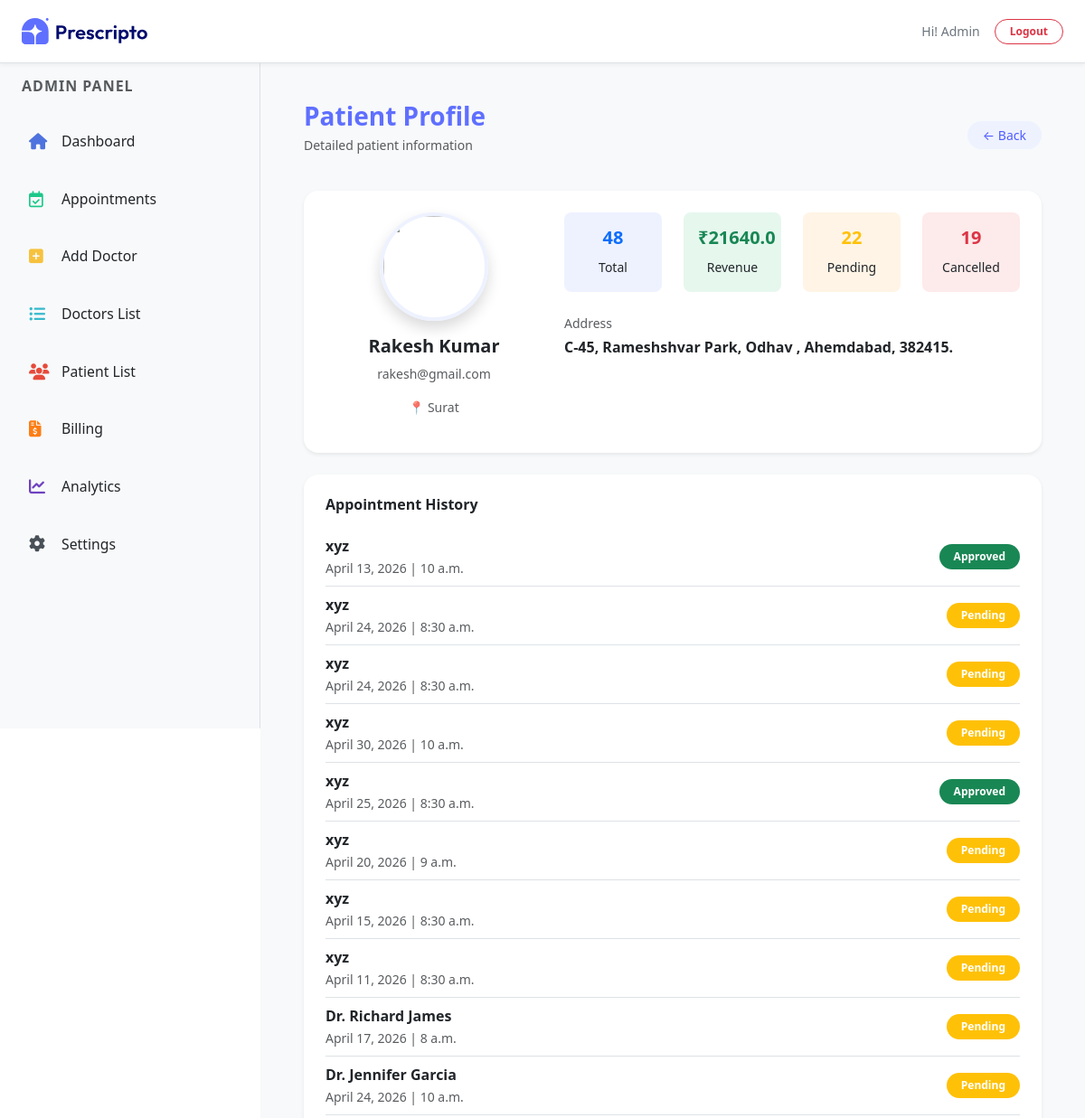
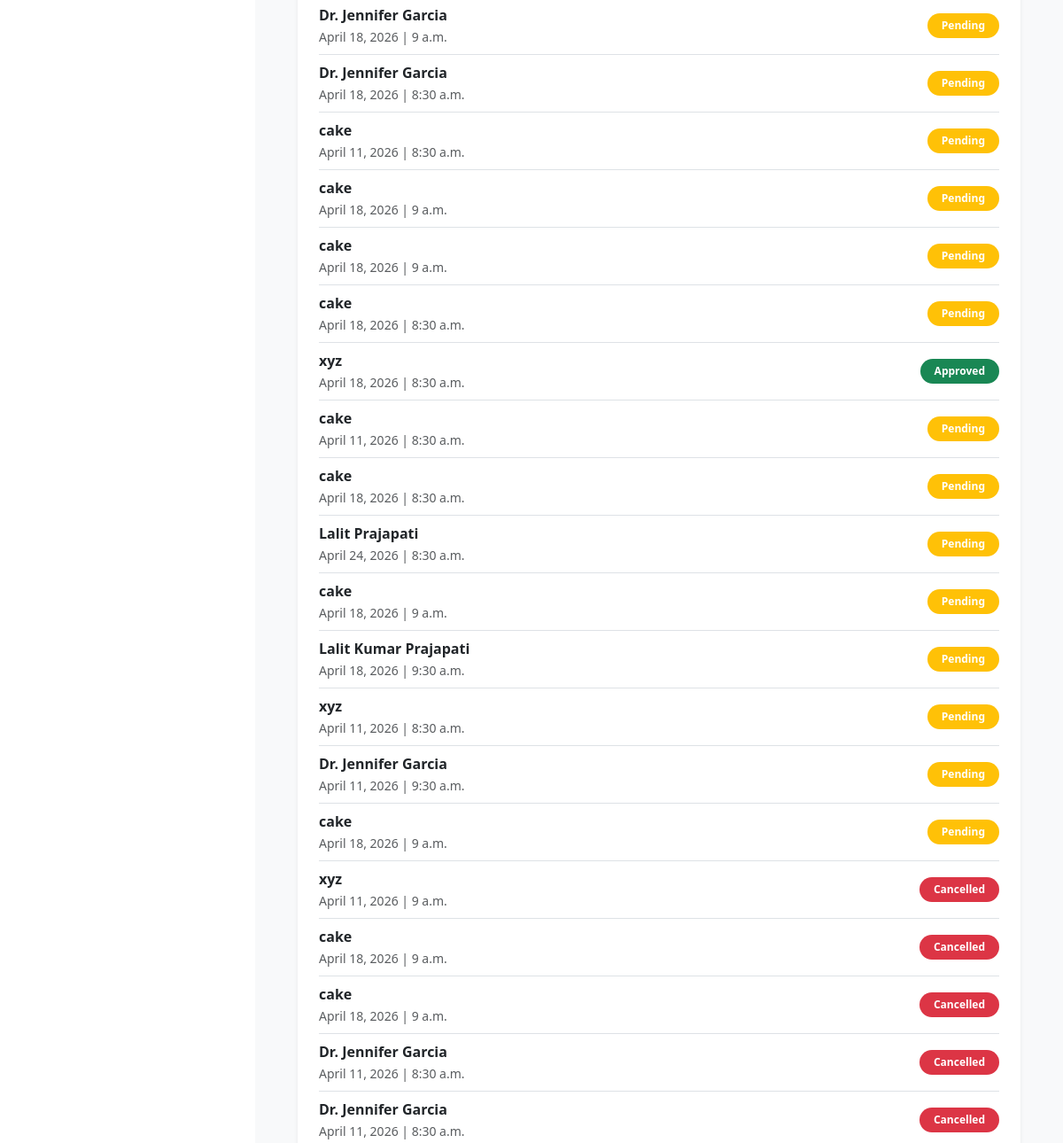
/patient/4/ (signed in, upper part), run on an earlier commit of the app's database (2 pictures, top to bottom).
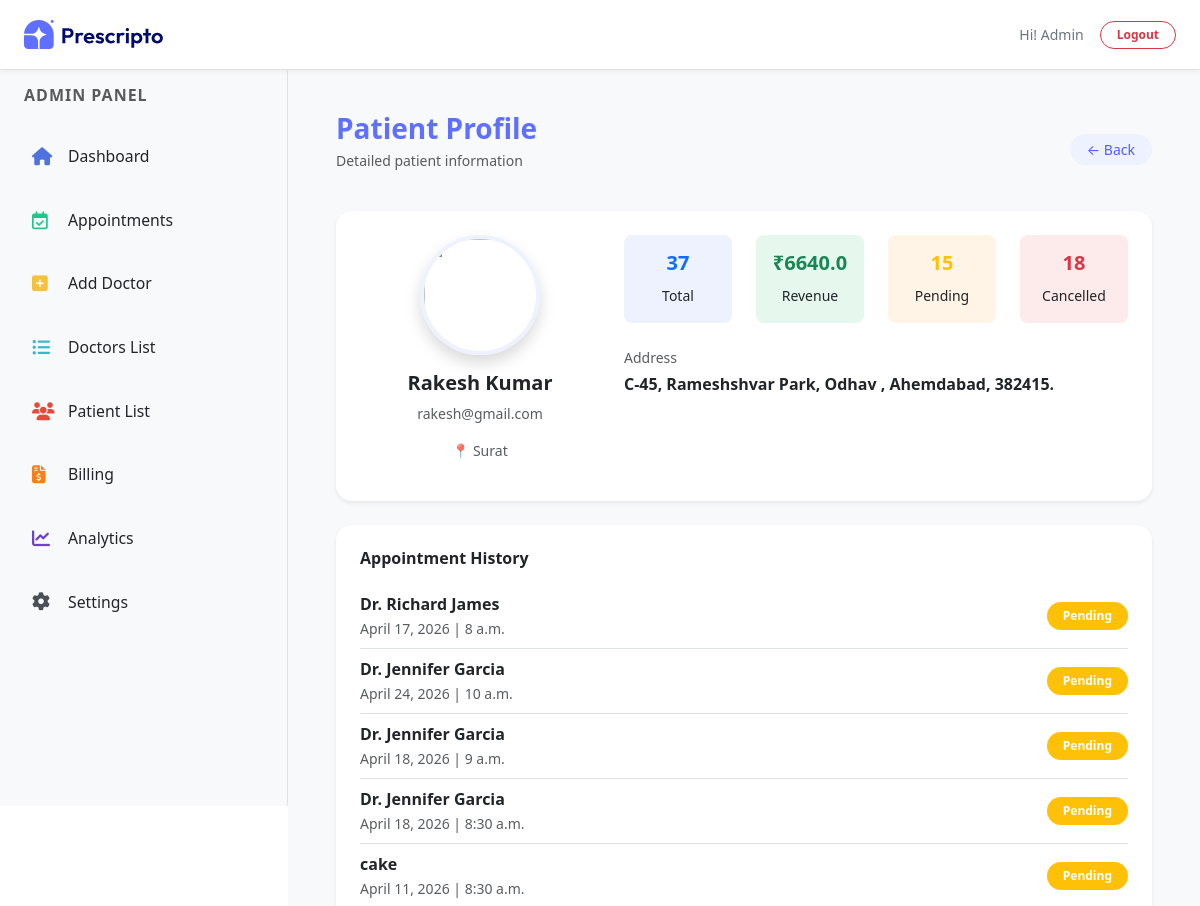
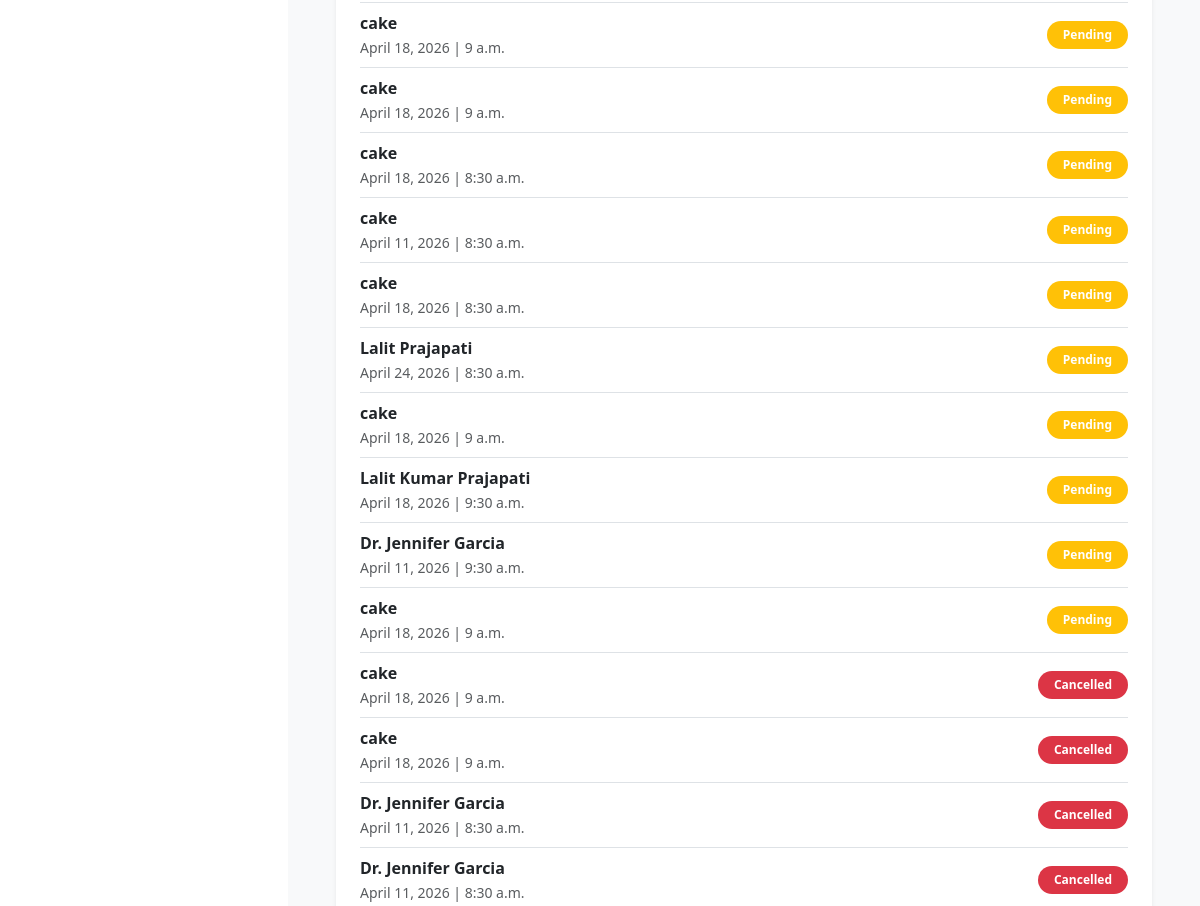
And on a later commit of the database (2 pictures, top to bottom).
### appointment/models.py (models this page shows, shortened)
class Appointment(models.Model):
    STATUS_CHOICES = (
        ('Pending', 'Pending'),
        ('Approved', 'Approved'),
        ('Cancelled', 'Cancelled'),
    )
    PAYMENT_METHOD = (
        ('Cash', 'Cash'),
        ('Online', 'Online'),
    )
    user = models.ForeignKey(
        Patients,
        on_delete=models.CASCADE,
        related_name='appointments'
    )
    doctor = models.ForeignKey(Doctor, on_delete=models.CASCADE)
    appointment_date = models.DateField()
    appointment_time = models.TimeField()
    status = models.CharField(max_length=10, choices=STATUS_CHOICES, default='Pending')
    payment_method = models.CharField(max_length=10, choices=PAYMENT_METHOD, default='Cash')
    is_billed = models.BooleanField(default=False)
    created_at = models.DateTimeField(auto_now_add=True)

class Doctor(models.Model):
    image = CloudinaryField('image', folder='doctor_image')
    name = models.CharField(max_length=100)
    email = models.EmailField()
    username = models.CharField(max_length=255, unique=True)
    password = models.CharField(max_length=100)
    experience = models.IntegerField()
    fees = models.FloatField()
    category = models.ForeignKey(Category, on_delete=models.CASCADE)
    degree = models.CharField(max_length=50)
    about = models.TextField()
    address = models.TextField()
    available = models.BooleanField(default=True)

### appointment/views.py (the view)
# urls.py: path('patient/<int:id>/', views.patient_detail, name='patient_detail'),
@login_required(login_url='/dash_login')
@staff_member_required
def patient_detail(request, id):
    patient = get_object_or_404(Patients, id=id)
    stats = Appointment.objects.filter(user=patient).aggregate(
        total_appointments=Count('id'),
        total_bill=Sum('doctor__fees', filter=Q(status='Approved')),
        pending=Count('id', filter=Q(status='Pending')),
        cancelled=Count('id', filter=Q(status='Cancelled')),
    )
    appointments = Appointment.objects.filter(user=patient).order_by('-created_at')
    context = {
        'patient': patient,
        'appointments': appointments,
        'stats': stats,
        'action': 'patient_detail',
        "role": "admin"
    }
    return render(request, 'dashboard/patient_detail.html', context)

### templates/dashboard/patient_detail.html (shortened to what the changed rows need)
{% extends "dashboard/layout.html" %}
{% load static %}
{% block contant %}
<section class="p-5 bg-light" style="width: 100%; margin-top: 64px; margin-left: 18rem; padding: 20px;">
    <div class="bg-white rounded-4 shadow-sm p-4 mb-4" data-aos="fade-up">
        <div class="row">
            <div class="col-md-8">
                <div class="row text-center">
                    <div class="col-3">
                        <div class="p-3 rounded-3"
                            style="background:#eef2ff;">
                            <h5 class="fw-bold text-primary">
                                {{ stats.total_appointments|default:"0" }}
                            </h5>
                            <small>Total</small>
                        </div>
                    </div>
                    <div class="col-3">
                        <div class="p-3 rounded-3"
                            style="background:#e6f7ee;">
                            <h5 class="fw-bold text-success">
                                ₹{{ stats.total_bill|default:"0" }}
                            </h5>
                            <small>Revenue</small>
                        </div>
                    </div>
                    <div class="col-3">
                        <div class="p-3 rounded-3"
                            style="background:#fff4e5;">
                            <h5 class="fw-bold text-warning">
                                {{ stats.pending|default:"0" }}
                            </h5>
                            <small>Pending</small>
                        </div>
                    </div>
                    <div class="col-3">
                        <div class="p-3 rounded-3"
                            style="background:#fdeaea;">
                            <h5 class="fw-bold text-danger">
                                {{ stats.cancelled|default:"0" }}
                            </h5>
                            <small>Cancelled</small>
                        </div>
                    </div>
                </div>
            </div>
        </div>
    </div>
    <div class="bg-white rounded-4 shadow-sm p-4" data-aos="fade-up">
        {% for app in appointments %}
        <div class="d-flex justify-content-between align-items-center border-bottom py-2">
            <div>
                <p class="mb-0 fw-semibold">{{ app.doctor.name }}</p>
                <small class="text-muted">
                    {{ app.appointment_date }} | {{ app.appointment_time }}
                </small>
            </div>
            <span class="badge px-3 py-2 rounded-pill
                {% if app.status == 'Approved' %}
                    bg-success
                {% elif app.status == 'Pending' %}
                    bg-warning
                {% else %}
                    bg-danger
                {% endif %}">
                {{ app.status }}
            </span>
        </div>
        {% empty %}
        <p class="text-muted small">No appointments found</p>
        {% endfor %}
    </div>
</section>
{% endblock %}

What changed in the data, as far as the page shows it:
removed Appointment: doctor.name "xyz", appointment_date "April 13, 2026", appointment_time "10 a.m.", status "Approved"
removed Appointment: doctor.name "xyz", appointment_date "April 24, 2026", appointment_time "8:30 a.m.", status "Pending"
removed Appointment: doctor.name "xyz", appointment_date "April 24, 2026", appointment_time "8:30 a.m.", status "Pending"
removed Appointment: doctor.name "xyz", appointment_date "April 30, 2026", appointment_time "10 a.m.", status "Pending"
removed Appointment: doctor.name "xyz", appointment_date "April 25, 2026", appointment_time "8:30 a.m.", status "Approved"
removed Appointment: doctor.name "xyz", appointment_date "April 20, 2026", appointment_time "9 a.m.", status "Pending"
removed Appointment: doctor.name "xyz", appointment_date "April 15, 2026", appointment_time "8:30 a.m.", status "Pending"
removed Appointment: doctor.name "xyz", appointment_date "April 11, 2026", appointment_time "8:30 a.m.", status "Pending"
removed Appointment: doctor.name "xyz", appointment_date "April 18, 2026", appointment_time "8:30 a.m.", status "Approved"
removed Appointment: doctor.name "xyz", appointment_date "April 11, 2026", appointment_time "8:30 a.m.", status "Pending"
removed Appointment: doctor.name "xyz", appointment_date "April 11, 2026", appointment_time "9 a.m.", status "Cancelled"
Also different on the page:
{{ stats.total_appointments|default:"0" }}: "48" → "37"
{{ stats.total_bill|default:"0" }}: "21640.0" → "6640.0"
{{ stats.pending|default:"0" }}: "22" → "15"
{{ stats.cancelled|default:"0" }}: "19" → "18"
